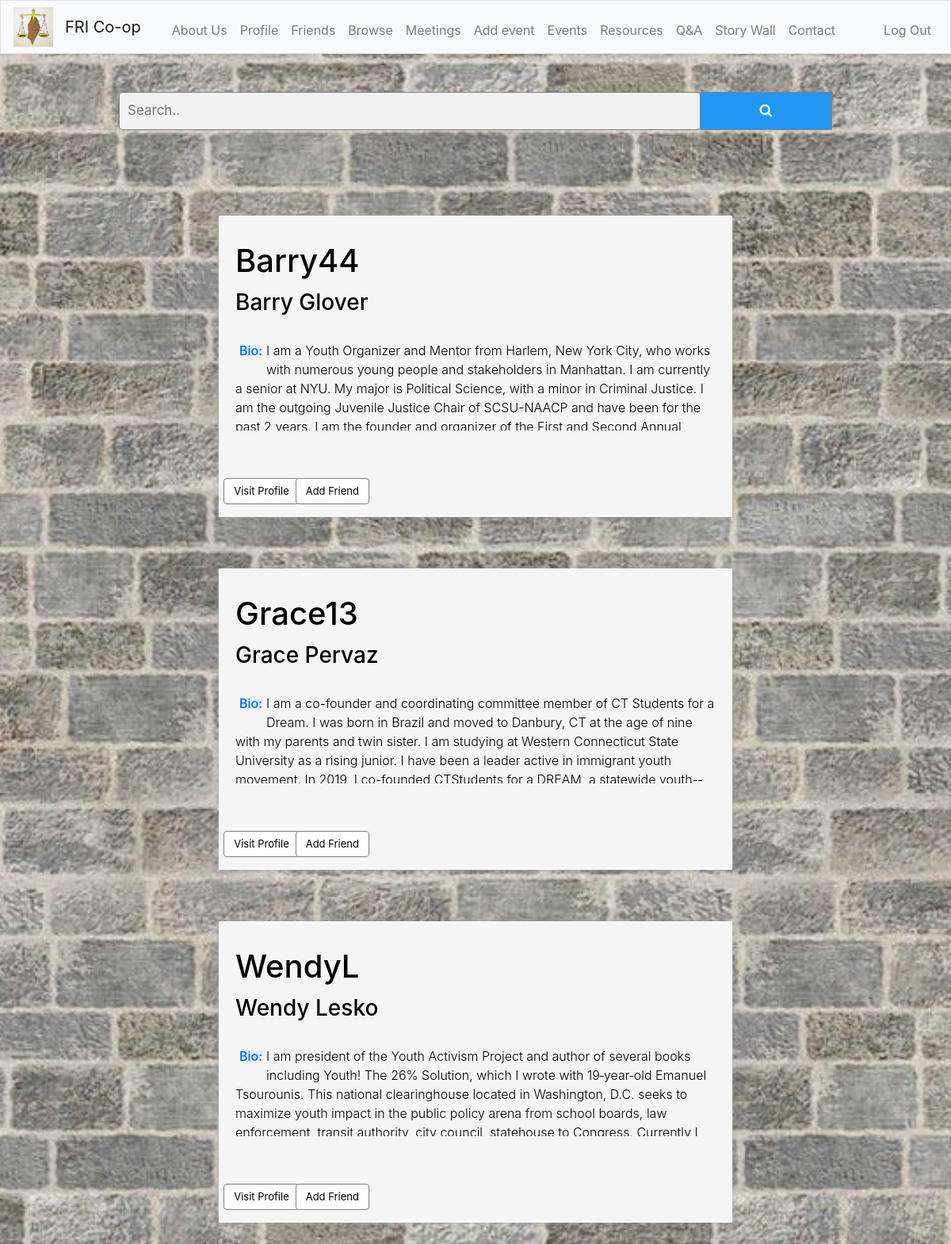
/browse (signed in), run on the app's committed database.
### tables this page shows
CREATE TABLE profile
(
    id INTEGER,
    name TEXT,
    username TEXT,
    bio TEXT,
    race TEXT,
    age TEXT,
    location TEXT,
    phone TEXT,
    email TEXT,
    info TEXT
);

### app.py (the view)
@app.route("/browse", methods=["POST", "GET"])
def browse():
    if request.method == "POST":
        searchVal = request.form.get("search2")
        words = ["i", "me", "my", "myself", "we", "our", "ours", "ourselves", "you", "your", "yours",
                 "yourself", "yourselves", "he", "him", "his", "himself", "she", "her", "hers", "herself", "it",
                 "its", "itself", "they", "them", "their", "theirs", "themselves", "what", "which", "who", "whom",
                 "this", "that", "these", "those", "am", "is", "are", "was", "were", "be", "been", "being", "have",
                 "has", "had", "having", "do", "does", "did", "doing", "a", "an", "the", "and", "but", "if", "or",
                 "because", "as", "until", "while", "of", "at", "by", "for", "with", "about", "against", "between",
                 "into", "through", "during", "before", "after", "above", "below", "to", "from", "up", "down", "in",
                 "out", "on", "off", "over", "under", "again", "further", "then", "once", "here", "there", "when",
                 "where", "why", "how", "all", "any", "both", "each", "few", "more", "most", "other", "some", "such",
                 "no", "nor", "not", "only", "own", "same", "so", "than", "too", "very", "s", "t", "can", "will",
                 "just", "don", "should", "now"]
        if not searchVal:
            rows = db.execute(
                "SELECT * FROM profile WHERE id NOT IN (:user_id)", user_id=session["user_id"])
            return render_template("browse.html", rows=rows)
        else:
            searchArr = searchVal.split(" ")
            searchArrCopy = searchArr
            for word in words:
                if word in searchArr:
                    searchArrCopy.remove(word)
            searchArr = searchArrCopy
            for val in searchArr:
                rows = []
                rowsTemp = db.execute("SELECT * FROM profile WHERE id NOT IN (:user_id) AND (username LIKE ('%' || :search || '%') OR bio LIKE ('%' || :search || '%') OR name LIKE ('%' || :search || '%'))", search=val, user_id=session["user_id"])
                for row in rowsTemp:
                    if row not in rows:
                        rows.append(row)
            return render_template("browse.html", rows=rows)
    else:
        rows = db.execute(
            "SELECT * FROM profile WHERE id NOT IN (:user_id)", user_id=session["user_id"])
        return render_template("browse.html", rows=rows)

### app.py (called while the page is built)
@app.after_request
def after_request(response):
    response.headers["Cache-Control"] = "no-cache, no-store, must-revalidate"
    response.headers["Expires"] = 0
    response.headers["Pragma"] = "no-cache"
    return response

### templates/browse.html (shortened to what this page needs)
{% extends "layout.html" %}
{% block body %}
<link rel="stylesheet" href="https://cdnjs.cloudflare.com/ajax/libs/font-awesome/4.7.0/css/font-awesome.min.css">
<link href="/static/friends.css" rel="stylesheet">
<br>
<br>
<form class="ex" action="/browse" method="post" style="margin:auto;max-width:900px">
    <div id="searchBar">
        <input type="text" placeholder="Search.." name="search2" class="search">
        <button type="submit"><i class="fa fa-search"></i></button>
    </div>
</form>
<br>
<br>
<div class="row">
    {% for row in rows %}
    <div class="browse-friends">
        <div class="mb-4 back">
            <div class="card-body" style="overflow: hidden; max-height: 270px;">
                <h4 class="card-title">
                    <h1>{{ row["username"] }}</h1>
                </h4>
                <h5 class="card-title">
                    <h3>{{ row["name"] }}</h3>
                </h5>
                <br>
                <h6 class="card-text des blue">Bio:</h6>
                <p> {{ row["bio"] }}</p>
            </div>
        </div>
    </div>
    {% endfor %}
</div>
{% endblock %}

### static/layout.css (style rules this page uses)
.blue { color: rgb(0, 106, 212); background-color: rgb(219, 238, 255); }

### static/friends.css (style rules this page uses)
.row { margin: 0px; padding: 60px; }
.browse-friends { display: block; margin: 0 auto; width: 60%; height: 380px; margin-bottom: 65px; border: 1px solid white; cursor: pointer; color: black; position: relative; background-color:whitesmoke; -webkit-box-shadow: 0px 0px 5px 0px rgba(160, 160, 160, 1); -moz-box-shadow: 0px 0px 5px 0px rgba(160, 160, 160, 1); box-shadow: 0px 0px 5px 0px rgba(160, 160, 160, 1); }
h6 { display: inline; float: left; margin: 5px; line-height: .9; }
p { font-weight: 300; }
.row { margin-right: 0px; padding: 60px; }
form.ex input[type=text] { margin: 0px; padding: 10px; font-size: 17px; border: 1px solid grey; float: left; background: #f1f1f1; display: block; }
form.ex button { float: right; width: 200px; padding: 10px; background: #2196F3; color: white; font-size: 17px; border: 1px solid grey; border-left: none; cursor: pointer; }
form.ex::after { content: ""; clear: both; display: table; }
input[type=text], input[type=password],textarea { width: 100%; padding: 12px 20px; margin: 8px 0; display: inline-block; border: 1px solid #ccc; border-radius: 4px; box-sizing: border-box; }
#searchBar { display: flex; }

### templates/browse.html (style rules this page uses)
body, html { height: 100%; }
body { background-image: url("/static/browse.jpeg"); height: 100%; margin:0; background-position: center; background-size: cover; width:100vw; height: 100vh; }

### data on the page
profile: username "Barry44", name "Barry Glover", bio "I am a Youth Organizer and Mentor from Harlem, New York City, who works with numerous young people and stakeholders in Manhattan. I am currently a senior at NYU. My major is Political Science, with a minor in Criminal Justice. I am the outgoing Juvenile Justice Chair of SCSU-NAACP and have been for the…"
profile: username "Grace13", name "Grace Pervaz", bio "I am a co­-founder and coordinating committee member of CT Students for a Dream. I was born in Brazil and moved to Danbury, CT at the age of nine with my parents and twin sister. I am studying at Western Connecticut State University as a rising junior. I have been a leader active in immigrant youth…"
profile: username "WendyL", name "Wendy Lesko", bio "I am president of the Youth Activism Project and author of several books including Youth! The 26% Solution, which I wrote with 19‐year‐old Emanuel Tsourounis. This national clearinghouse located in Washington, D.C. seeks to maximize youth impact in the public policy arena from school boards, law…"
